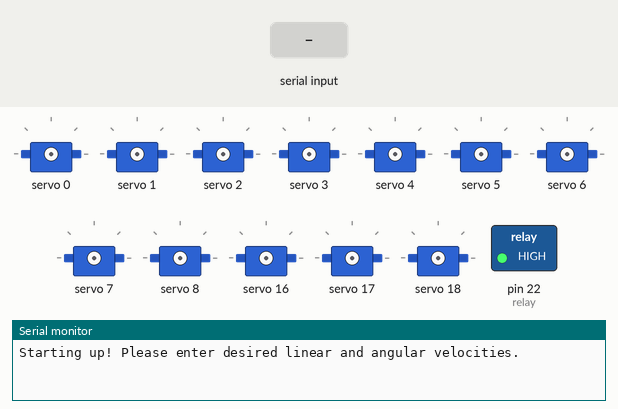
Bench run of a sketch on a simulated Arduino Mega 2560, built with avr-gcc and run on an emulated ATmega2560. Parts: 12 × servo, switched loads named in the sketch (green lamp = pin HIGH), the last lines printed to the serial monitor. The test bench sets the inputs (shaded band).

Above: at 1.2 s.
1.3 s: "0\n" received over Serial
At 3.07 s:
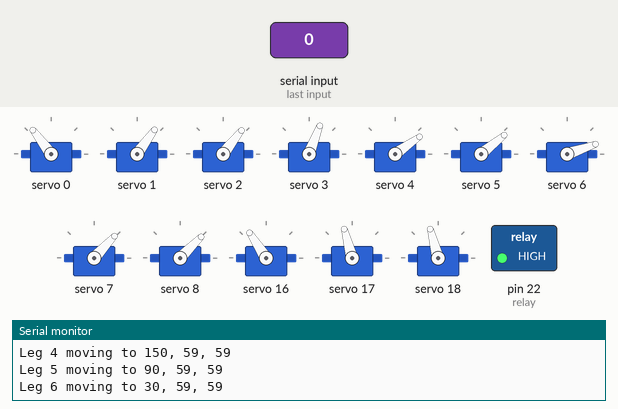
4.3 s: "90 45\n" received over Serial
7.3 s: "2\n" received over Serial
At 8.8 s:
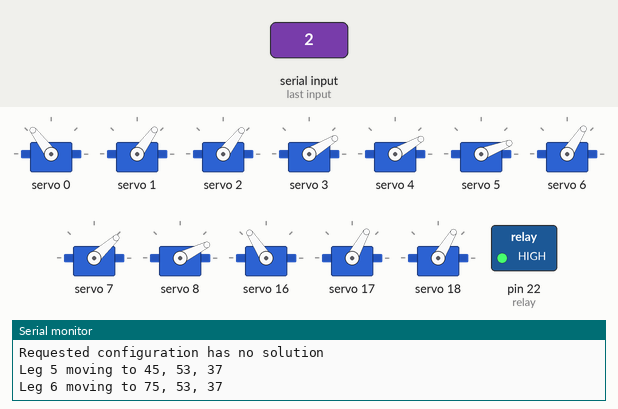
At 10.2 s:
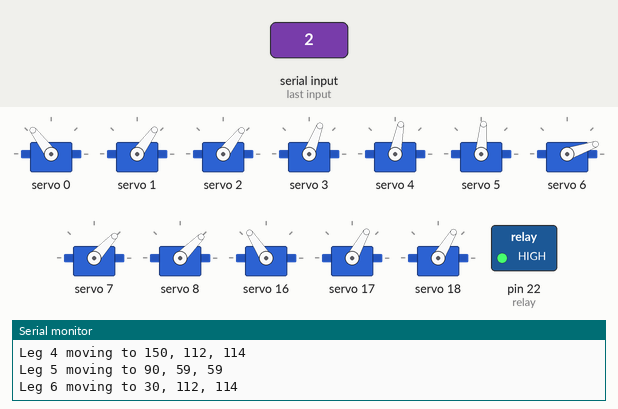
10.3 s: "1\n" received over Serial
13.3 s: "3\n" received over Serial
At 15.4 s:
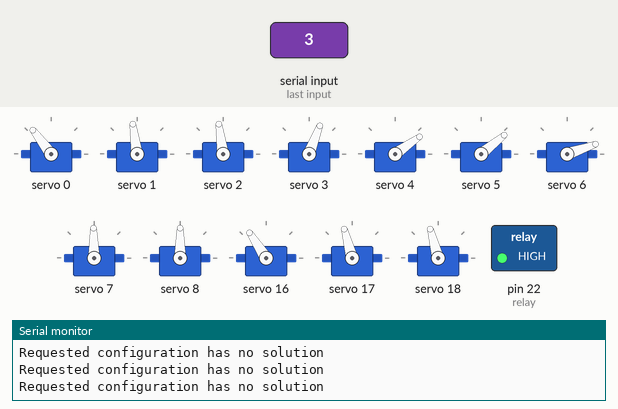
16.3 s: "1 90\n" received over Serial
Timing chart, 0 to 20.3 s (numbered marks = the images above; inputs shaded):
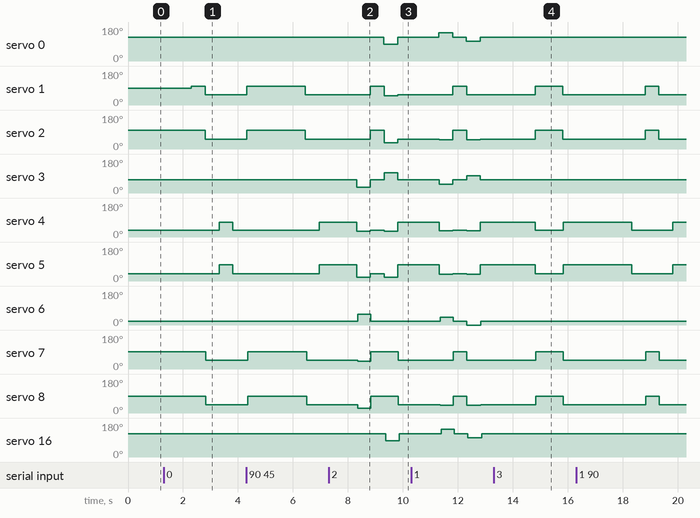

Measured:
- after the input at 1.3 s, servo 1: 90° → 98° after 1.0 s, → 54° 0.50 s later; servo 2: 98° → 52° after 1.5 s; servo 4: 35° → 79° after 2.0 s, → 35° 0.50 s later; servo 5: 39° → 85° after 2.0 s, → 39° 0.50 s later; servo 7: 91° → 47° after 1.5 s
- after the input at 7.3 s, servo 0: 127° → 90° after 2.0 s, → 127° 0.50 s later; servo 3: 69° → 31° after 1.0 s, → 69° 0.49 s later, → 106° 0.50 s later, → 69° 0.50 s later; servo 6: 19° → 57° after 1.1 s, → 19° 0.48 s later; servo 16: 123° → 86° after 2.1 s, → 123° 0.49 s later
- after the input at 13.3 s, servo 0: stops changing and stays 127°; servo 3: stops changing and stays 69°; servo 6: stops changing and stays 19°; servo 16: stops changing and stays 123°

The sketch:

TripedalGait.ino
```cpp
#include <Wire.h>
#include <Adafruit_PWMServoDriver.h>

Adafruit_PWMServoDriver pwm1 = Adafruit_PWMServoDriver();
Adafruit_PWMServoDriver pwm2 = Adafruit_PWMServoDriver(0x41);

// Gait parameters
float ground = -6; // Height of ground relative to body (in)
float clearance = 2; // Height of raised leg relative to ground (in)
float dx = 1.5; // Half of the linear step distance (in)
float dtheta = M_PI/12; // Half of the angular step angle (rad)
float yoffset = 3; // Horizontal distance of feet from body (in)
int stepDuration = 500; // Time duration of a step in (ms)

// Pins
int relay = 22;
int servos[6][3] = {{0, 1, 2},
                    {3, 4, 5},
                    {6, 7, 8},
                    {16, 17, 18},
                    {19, 20, 21},
                    {22, 23, 24}}; // [leg 1-6][servo A-C]

// Servo properties
String labels[] = {"A", "B", "C"};
const int N = 3; // number of servos
const int minLimits[] = {0, 40, 0};
const int maxLimits[] = {180, 180, 120};
const int offsets[6][3] = {{0, -3, -1},
                           {10, 20, 15},
                           {10, 5, 8},
                           {5, 3, 2},
                           {11, 0, 0},
                           {5, 2, 4}}; // (actual - desired) servo angle

// Servo PWM to angle conversion factors
const int ANGLEMIN = 0; // minimum servo angle in degrees
const int ANGLEMAX = 180; // maximum servo angle in degrees
const int SERVOMIN = 140; // minimum pwm pulse length count (out of 4096)
const int SERVOMAX = 520; // maximum pwm pulse length count (out of 4096)

// Frame geometry
const float R = 5.35; // Distance from center to Servo A (in)
const float L1 = 1.12; // Distance from Servo A to Servo B (in)
const float L2 = 2.24; // Distance from Servo B to Servo C (in)
const float L3 = 4.84; // Distance from Servo C to end effector (in)

enum State {NONE, STAND, SIT, WALK};

// State variables
long stepStartTime = 0;
int counter = 0;
State state = NONE;
float forward = 0;
float turn = 0;

void setup() {
  Serial.begin(9600);
  Serial.println("Starting up! Please enter desired linear and angular velocities.");
  pwm1.begin();
  pwm2.begin();
  pinMode(relay, OUTPUT);
  digitalWrite(relay, HIGH);
  pwm1.setPWMFreq(60);
  pwm2.setPWMFreq(60);  // Analog servos run at ~60 Hz updates
  delay(10);
}

void loop() {
  // Operator input
  if(Serial.available() > 0) {
    if(Serial.peek() == ' ') { // Stop
      if(state==STAND) {
        state = SIT;
        Serial.println("Sit");
      } else {
        state = STAND;
        Serial.println("Stand");
      }
      counter = 0;
      Serial.read();
    } else {
      forward = Serial.parseFloat();
      turn = Serial.parseFloat();
      if(abs(forward)+abs(turn) <= 1) { // Walk
        Serial.print("Entering walk mode: ");
        Serial.print(forward);
        Serial.print(", ");
        Serial.println(turn);
        state = WALK;
      } else { // Invalid input
        Serial.println("Invalid velocity");
      }
    }
  }

  // Act
  if(state==WALK && (millis() - stepStartTime > stepDuration)) {
    stepStartTime = millis();
    walk(forward, turn, counter);
    counter++;
  } else if(state==STAND) {
    stand();
  } else if(state==SIT) {
    sit();
  }
}

// Move legs into the next configuration of a foward walking gait
void walk(float forward, float turn, int counter) {
  for(int leg=1; leg<7; leg++) {
    if(leg%2==0) { // right side
      moveLegToState(leg, counter%4, forward, turn);
    } else {
      moveLegToState(leg, (counter+2)%4, forward, turn);
    }
  }
}

// Lower the hexapod to the ground
void sit() {
  for(int leg=1; leg<7; leg++) {
    float dR = 5.3;
    float z0 = -0.6;
    float pos[3] = {(R+dR)*cos(leg*M_PI/3-M_PI/6),(R+dR)*sin(leg*M_PI/3-M_PI/6),z0};
    moveLegToPosition(pos[0], pos[1], pos[2], leg);
  }
}

// Stand with all 6 legs on the ground
void stand() {
  for(int leg=1; leg<7; leg++) {
    moveLegToState(leg, 0, 0, 0);
  }
}

// Move a leg to a predefined state of the gait
void moveLegToState(int leg, int state, float forward, float turn) {
  float pos[3];
  getLegPosition(leg, state, forward, turn, pos);
  moveLegToPosition(pos[0], pos[1], pos[2], leg);
}

// Generate a position vector for a given state of a leg
// Legs numbered 1-6 CCW from front left
// States numbered 1-4 back-up-forward-down
// forward and turn specify movement direction between -1 and 1
// Resulting position is stored in output
void getLegPosition(int leg, int state, float forward, float turn, float* output) {
  float pos[] = {R*cos(leg*M_PI/3-M_PI/6),R*sin(leg*M_PI/3-M_PI/6),ground};
  if(state == 2) { // leg lifted
    pos[2] += clearance;
  }
  if (leg <=3) { // left side
    pos[1] += yoffset;
  } else {
    pos[1] -= yoffset;
  }
  float w = 0;
  if (state == 1) { // leg back
    pos[0] -= dx*forward;
    w = -turn*dtheta;
  }
  else if (state == 3) { // leg forward
    pos[0] += dx*forward;
    w = turn*dtheta;
  }
  // turn
  float x = pos[0]*cos(w) - pos[1]*sin(w);
  float y = pos[0]*sin(w) + pos[1]*cos(w);
  pos[0] = x;
  pos[1] = y;
  for(int i=0; i<3; i++) {
    output[i] = pos[i];
  }
}

// Move all 3 servos of a leg to position the end effector
void moveLegToPosition(float x, float y, float z, int leg) {
  int angles[3];
  getAngles(x, y, z, leg, angles);
  if(angles[0] != -1) {
    moveLeg(angles, leg);
  }
}

// Determine servo angles (deg) from position relative to hexapod center (in)
// x: forward, y: left, z: up, leg: CCW starting with front left leg
void getAngles(float x, float y, float z, int leg, int* angles) {
  float a = 0;
  float b = 0;
  float c = 0;
  x = x - R*cos(leg*M_PI/3 - M_PI/6);
  y = y - R*sin(leg*M_PI/3 - M_PI/6);
  a = atan2(y, x) + M_PI/6 - leg*M_PI/3;
  float r = sqrt(pow(x,2)+pow(y,2)) - L1;
  if (a < -M_PI) {
      a = a + 2*M_PI;
  }
  if (a < -M_PI/2) {
      a = a + M_PI;
      r = -sqrt(pow(x,2)+pow(y,2)) - L1;
  }
  if (a > M_PI/2) {
      a = a - M_PI;
      r = -sqrt(pow(x,2)+pow(y,2)) - L1;
  }
  if (r > L2 + L3 || pow(r,2)+pow(z,2) == 0) {
      Serial.println("Requested configuration out of reach");
      angles[0] = angles[1] = angles[2] = -1;
      return;
  }
  float r1 = (pow(r,3)+r*pow(z,2)+r*pow(L2,2)-r*pow(L3,2)-z*sqrt(-pow(r,4)-pow(z,4)-pow((pow(L2,2)-pow(L3,2)),2)+2*pow(z,2)*
      (pow(L2,2)+pow(L3,2))+2*pow(r,2)*(-pow(z,2)+pow(L2,2)+pow(L3,2))))/(2*(pow(r,2)+pow(z,2)));
  float z1 = (pow(z,3)+z*pow(r,2)+z*pow(L2,2)-z*pow(L3,2)+r*sqrt(-pow(r,4)-pow(z,4)-pow((pow(L2,2)-pow(L3,2)),2)+2*pow(z,2)*
      (pow(L2,2)+pow(L3,2))+2*pow(r,2)*(-pow(z,2)+pow(L2,2)+pow(L3,2))))/(2*(pow(r,2)+pow(z,2)));
  if (isnan(r1)|| isnan(z1)) {
      Serial.println("Requested configuration has no solution");
      angles[0] = angles[1] = angles[2] = -1;
      return;
  }
  b = -atan2(z1, r1);
  c = -atan2(z-z1, r-r1) - b;
  angles[0] = round(180/M_PI*a + 90);
  angles[1] = round(-180/M_PI*b + 90);
  angles[2] = round(180/M_PI*c);
  for(int i=0; i<3; i++) {
    if (angles[i] > maxLimits[i] || angles[i] < minLimits[i]) {
      Serial.print("Requested configuration outside servo range: Servo ");
      Serial.print(i);
      Serial.print(", Value ");
      Serial.println(angles[i]);
      angles[0] = angles[1] = angles[2] = -1;
      return;
    }
  }
}

// Move all 3 servos of a leg to a given state
void moveLeg(int *angles, int leg) {
  Serial.print("Leg ");
  Serial.print(leg);
  Serial.print(" moving to ");
  Serial.print(angles[0]);
  Serial.print(", ");
  Serial.print(angles[1]);
  Serial.print(", ");
  Serial.println(angles[2]);
  for(int i=0; i<3; i++) {
    moveServo(angles[i], leg, i);
  }
}

// Move a specified servo to a given angle in degrees
void moveServo(int value, int leg, int servo) {
  if(value >= minLimits[servo] && value <= maxLimits[servo]) {
    int pulse = pulseLength(value - offsets[leg-1][servo], leg, servo);
    if(servos[leg-1][servo] < 16) {
      pwm1.setPWM(servos[leg-1][servo], 0, pulse);
    } else {
      pwm2.setPWM(servos[leg-1][servo]-16, 0, pulse);
    }
  } else if(value!=-1) {
    Serial.print("Servo ");
    Serial.print(labels[servo]);
    Serial.print(" out of bounds: please enter a value between ");
    Serial.print(minLimits[servo]);
    Serial.print(" and ");
    Serial.println(maxLimits[servo]);
  }
}

// Convert angle in degrees to PWM pulse length
int pulseLength(int angle, int leg, int servo) {
  int len = map(angle, ANGLEMIN, ANGLEMAX, SERVOMIN, SERVOMAX);
  if(leg > 3 && servo > 0) {
    len = map(180-angle, ANGLEMIN, ANGLEMAX, SERVOMIN, SERVOMAX);
  }
  return(len);
}
```
